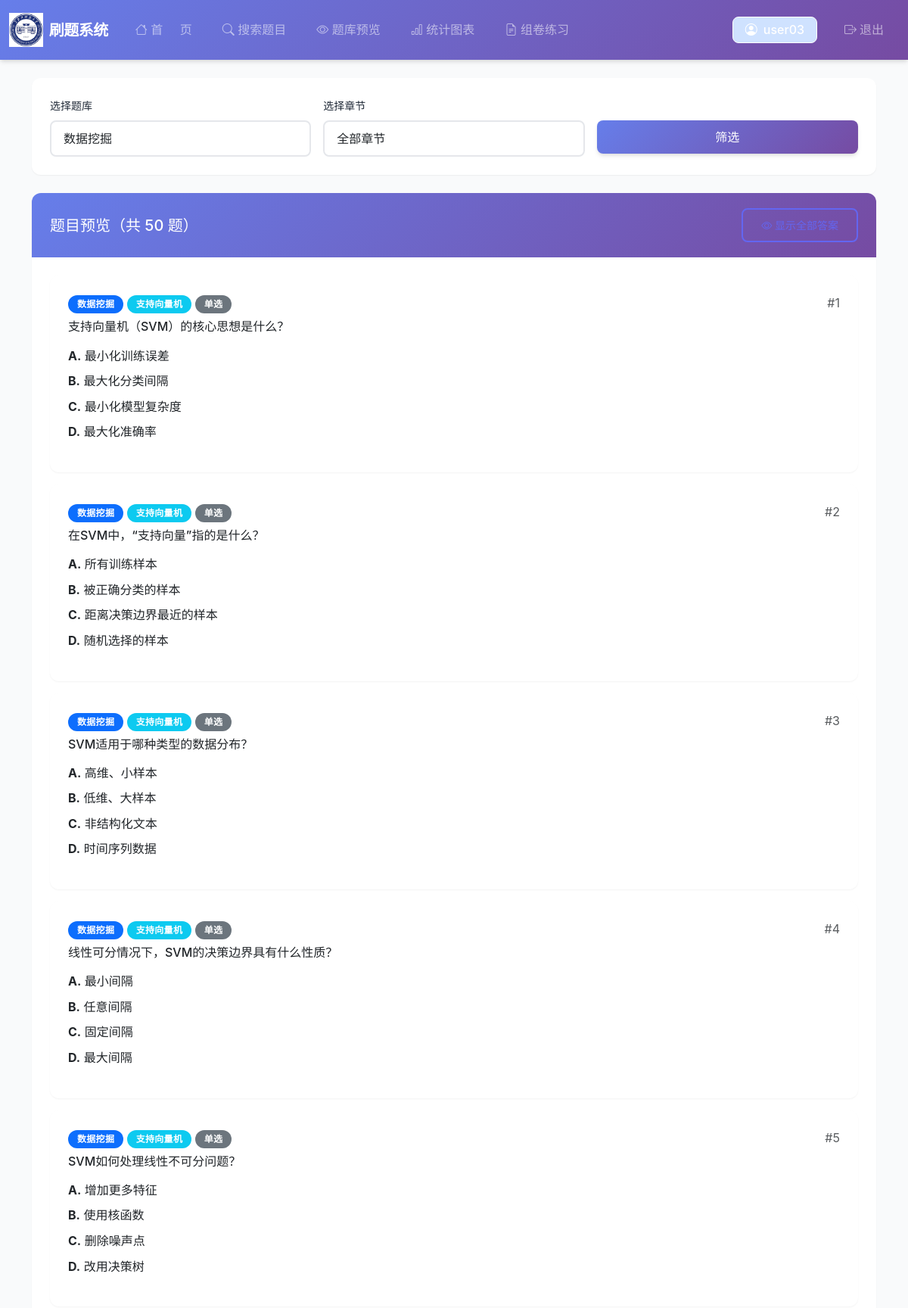
Screenshot of /user/preview.php?bank_id=1 (signed in, upper part) with the database file from the repository.
### tables this page shows
CREATE TABLE IF NOT EXISTS questions (
                                         id INT PRIMARY KEY AUTO_INCREMENT COMMENT '题目ID，主键，自增',
                                         bank_id INT NOT NULL COMMENT '所属题库ID',
                                         chapter_id INT NOT NULL COMMENT '所属章节ID',
                                         title TEXT NOT NULL COMMENT '题目内容，非空',
                                         type ENUM('single', 'multiple', 'fill', 'essay') NOT NULL COMMENT '题目类型：single(单选题)/multiple(多选题)/fill(填空题)/essay(简答题)',
    answer JSON NOT NULL COMMENT '正确答案，JSON格式存储',
    analysis TEXT COMMENT '题目解析',
    created_at TIMESTAMP DEFAULT CURRENT_TIMESTAMP COMMENT '创建时间，默认当前时间戳',
    FOREIGN KEY (bank_id) REFERENCES question_banks(id) ON DELETE CASCADE,
    FOREIGN KEY (chapter_id) REFERENCES chapters(id) ON DELETE CASCADE,
    INDEX idx_bank_id (bank_id),
    INDEX idx_chapter_id (chapter_id),
    INDEX idx_type (type)
    );

CREATE TABLE IF NOT EXISTS question_banks (
                                              id INT PRIMARY KEY AUTO_INCREMENT COMMENT '题库ID，主键，自增',
                                              name VARCHAR(100) NOT NULL COMMENT '题库名称，非空',
    description TEXT COMMENT '题库描述',
    created_at TIMESTAMP DEFAULT CURRENT_TIMESTAMP COMMENT '创建时间，默认当前时间戳'
    );

CREATE TABLE IF NOT EXISTS chapters (
                                        id INT PRIMARY KEY AUTO_INCREMENT COMMENT '章节ID，主键，自增',
                                        bank_id INT NOT NULL COMMENT '所属题库ID',
                                        chapter_name VARCHAR(100) NOT NULL COMMENT '章节名称，非空',
    sort_order INT DEFAULT 0 COMMENT '排序顺序，默认0',
    created_at TIMESTAMP DEFAULT CURRENT_TIMESTAMP COMMENT '创建时间，默认当前时间戳',
    FOREIGN KEY (bank_id) REFERENCES question_banks(id) ON DELETE CASCADE,
    INDEX idx_bank_id (bank_id)
    );

CREATE TABLE IF NOT EXISTS options (
                                       id INT PRIMARY KEY AUTO_INCREMENT COMMENT '选项ID，主键，自增',
                                       question_id INT NOT NULL COMMENT '所属题目ID',
                                       option_label VARCHAR(10) NOT NULL COMMENT '选项标签，如A、B、C、D',
    option_text TEXT NOT NULL COMMENT '选项内容，非空',
    sort_order INT DEFAULT 0 COMMENT '排序顺序，默认0',
    FOREIGN KEY (question_id) REFERENCES questions(id) ON DELETE CASCADE,
    INDEX idx_question_id (question_id)
    );

### user/preview.php (the view, shortened to what this page needs)
<?php
$pdo = getDB();
$banks = $pdo->query("SELECT * FROM question_banks ORDER BY name")->fetchAll();
$bankId = isset($_GET['bank_id']) ? intval($_GET['bank_id']) : 0;
$questions = [];
if ($bankId) {
    $where = ["q.bank_id = ?"];
    $params = [$bankId];
    $sql = "SELECT q.*, qb.name as bank_name, c.chapter_name
            FROM questions q
            LEFT JOIN question_banks qb ON qb.id = q.bank_id
            LEFT JOIN chapters c ON c.id = q.chapter_id
            WHERE " . implode(" AND ", $where) . "
            ORDER BY c.sort_order, q.id";
    $stmt = $pdo->prepare($sql);
    $stmt->execute($params);
    $questions = $stmt->fetchAll();
    foreach ($questions as &$q) {
        $stmt = $pdo->prepare("SELECT * FROM options WHERE question_id = ? ORDER BY sort_order");
        $stmt->execute([$q['id']]);
        $q['options'] = $stmt->fetchAll();
    }
}
?>
<?php include '../includes/header.php'; ?>
<?php include 'includes/navbar.php'; ?>
<div class="container">
    <div class="card mb-4">
        <div class="card-body">
            <form method="GET" class="row g-3">
                <div class="col-md-4">
                    <label class="form-label">选择题库</label>
                    <select class="form-select" name="bank_id" onchange="this.form.submit()">
                        <?php foreach ($banks as $bank): ?>
                            <option value="<?php echo $bank['id']; ?>" <?php echo ($bankId == $bank['id']) ? 'selected' : ''; ?>>
                                <?php echo htmlspecialchars($bank['name']); ?>
                            </option>
                        <?php endforeach; ?>
                    </select>
                </div>
                <div class="col-md-4">
                    <label class="form-label">选择章节</label>
                    <select class="form-select" name="chapter_id" onchange="this.form.submit()">
                        <option value="">全部章节</option>
                    </select>
                </div>
                <div class="col-md-4">
                    <label class="form-label">&nbsp;</label>
                    <button type="submit" class="btn btn-primary w-100">筛选</button>
                </div>
            </form>
        </div>
    </div>
    <?php if (empty($questions)): ?>
        <div class="card">
            <div class="card-body text-center text-muted py-5">
                <i class="bi bi-inbox" style="font-size: 3rem;"></i>
                <p class="mt-3">请选择题库和章节进行预览</p>
            </div>
        </div>
    <?php else: ?>
        <div class="card">
            <div class="card-header d-flex justify-content-between align-items-center">
                <h5 class="mb-0">题目预览（共 <?php echo count($questions); ?> 题）</h5>
                <button class="btn btn-sm btn-outline-primary" onclick="toggleAllAnswers()" id="toggleAllBtn">
                    <i class="bi bi-eye" id="toggleAllIcon"></i>
                    <span id="toggleAllText">显示全部答案</span>
                </button>
            </div>
            <div class="card-body">
                <?php foreach ($questions as $index => $q): ?>
                    <div class="card mb-3 question-item">
                        <div class="card-body">
                            <div class="d-flex justify-content-between mb-2">
                                <div>
                                    <span class="badge bg-primary"><?php echo htmlspecialchars($q['bank_name']); ?></span>
                                    <span class="badge bg-info"><?php echo htmlspecialchars($q['chapter_name']); ?></span>
                                    <?php
                                    $typeNames = ['single' => '单选', 'multiple' => '多选', 'fill' => '填空', 'essay' => '论述'];
                                    echo '<span class="badge bg-secondary">' . ($typeNames[$q['type']] ?? $q['type']) . '</span>';
                                    ?>
                                </div>
                                <span class="text-muted">#<?php echo $index + 1; ?></span>
                            </div>
                            <h6 class="mb-3"><?php echo htmlspecialchars($q['title']); ?></h6>
                            <?php if (!empty($q['options'])): ?>
                                <div class="mb-3">
                                    <?php foreach ($q['options'] as $opt): ?>
                                        <div class="mb-2">
                                            <strong><?php echo htmlspecialchars($opt['option_label']); ?>.</strong>
                                            <?php echo htmlspecialchars($opt['option_text']); ?>
                                        </div>
                                    <?php endforeach; ?>
                                </div>
                            <?php endif; ?>
                        </div>
                    </div>
                <?php endforeach; ?>
            </div>
        </div>
    <?php endif; ?>
</div>
<?php include '../includes/footer.php'; ?>

### assets/css/style.css (style rules this page uses)
:root { --primary-color: #6366f1; --primary-dark: #4f46e5; --primary-light: #818cf8; --primary-gradient: linear-gradient(135deg, #667eea 0%, #764ba2 100%); --primary-gradient-light: linear-gradient(135deg, #818cf8 0%, #a78bfa 100%); --success-color: #10b981; --danger-color: #ef4444; --warning-color: #f59e0b; --info-color: #3b82f6; --text-primary: #1f2937; --text-secondary: #6b7280; --text-light: #9ca3af; --bg-primary: #ffffff; --bg-secondary: #f9fafb; --bg-tertiary: #f3f4f6; --border-color: #e5e7eb; --border-radius: 12px; --border-radius-sm: 8px; --border-radius-lg: 16px; --shadow-sm: 0 1px 2px 0 rgba(0, 0, 0, 0.05); --shadow-md: 0 4px 6px -1px rgba(0, 0, 0, 0.1), 0 2px 4px -1px rgba(0, 0, 0, 0.06); --shadow-lg: 0 10px 15px -3px rgba(0, 0, 0, 0.1), 0 4px 6px -2px rgba(0, 0, 0, 0.05); --shadow-xl: 0 20px 25px -5px rgba(0, 0, 0, 0.1), 0 10px 10px -5px rgba(0, 0, 0, 0.04); --transition: all 0.3s cubic-bezier(0.4, 0, 0.2, 1); }
* { margin: 0; padding: 0; box-sizing: border-box; }
body { font-family: -apple-system, BlinkMacSystemFont, 'Segoe UI', 'PingFang SC', 'Hiragino Sans GB', 'Microsoft YaHei', Roboto, 'Helvetica Neue', Arial, sans-serif; color: var(--text-primary); background: var(--bg-secondary); line-height: 1.6; -webkit-font-smoothing: antialiased; -moz-osx-font-smoothing: grayscale; }
.btn { border-radius: var(--border-radius-sm); padding: 10px 24px; font-weight: 500; transition: var(--transition); border: none; cursor: pointer; position: relative; overflow: hidden; }
.btn::before { content: ''; position: absolute; top: 50%; left: 50%; width: 0; height: 0; border-radius: 50%; background: rgba(255, 255, 255, 0.3); transform: translate(-50%, -50%); transition: width 0.6s, height 0.6s; }
.btn-primary { background: var(--primary-gradient); color: white; box-shadow: var(--shadow-md); }
.btn-outline-primary { color: var(--primary-color); border: 2px solid var(--primary-color); background: transparent; }
.card { background: var(--bg-primary); border: none; border-radius: var(--border-radius); box-shadow: var(--shadow-sm); margin-bottom: 24px; transition: var(--transition); overflow: hidden; }
.card-header { background: var(--primary-gradient); color: white; border-radius: 0; padding: 20px 24px; font-weight: 600; font-size: 16px; border: none; }
.card-body { padding: 24px; }
.form-control, .form-select { border: 2px solid var(--border-color); border-radius: var(--border-radius-sm); padding: 10px 16px; transition: var(--transition); background: var(--bg-primary); }
.form-label { font-weight: 500; color: var(--text-primary); margin-bottom: 8px; font-size: 14px; }
.badge { padding: 6px 12px; border-radius: 20px; font-weight: 600; font-size: 12px; letter-spacing: 0.3px; }
html { scroll-behavior: smooth; }

### rows the page displays
questions: bank.name "数据挖掘", chapter.chapter_name "支持向量机", type "单选", title "支持向量机（SVM）的核心思想是什么？"
options: option_label "A", option_text "最小化训练误差"
options: option_label "B", option_text "最大化分类间隔"
options: option_label "C", option_text "最小化模型复杂度"
options: option_label "D", option_text "最大化准确率"
questions: bank.name "数据挖掘", chapter.chapter_name "支持向量机", type "单选", title "在SVM中，“支持向量”指的是什么？"
options: option_label "A", option_text "所有训练样本"
options: option_label "B", option_text "被正确分类的样本"
options: option_label "C", option_text "距离决策边界最近的样本"
options: option_label "D", option_text "随机选择的样本"
questions: bank.name "数据挖掘", chapter.chapter_name "支持向量机", type "单选", title "SVM适用于哪种类型的数据分布？"
options: option_label "A", option_text "高维、小样本"
options: option_label "B", option_text "低维、大样本"
options: option_label "C", option_text "非结构化文本"
options: option_label "D", option_text "时间序列数据"
questions: bank.name "数据挖掘", chapter.chapter_name "支持向量机", type "单选", title "线性可分情况下，SVM的决策边界具有什么性质？"
options: option_label "A", option_text "最小间隔"
options: option_label "B", option_text "任意间隔"
options: option_label "C", option_text "固定间隔"
options: option_label "D", option_text "最大间隔"
questions: bank.name "数据挖掘", chapter.chapter_name "支持向量机", type "单选", title "SVM如何处理线性不可分问题？"
options: option_label "A", option_text "增加更多特征"
options: option_label "B", option_text "使用核函数"
options: option_label "C", option_text "删除噪声点"
options: option_label "D", option_text "改用决策树"

### other values shown
$_SESSION['username'] "user03"
count($questions) "50"
form field bank_id "数据挖掘"
